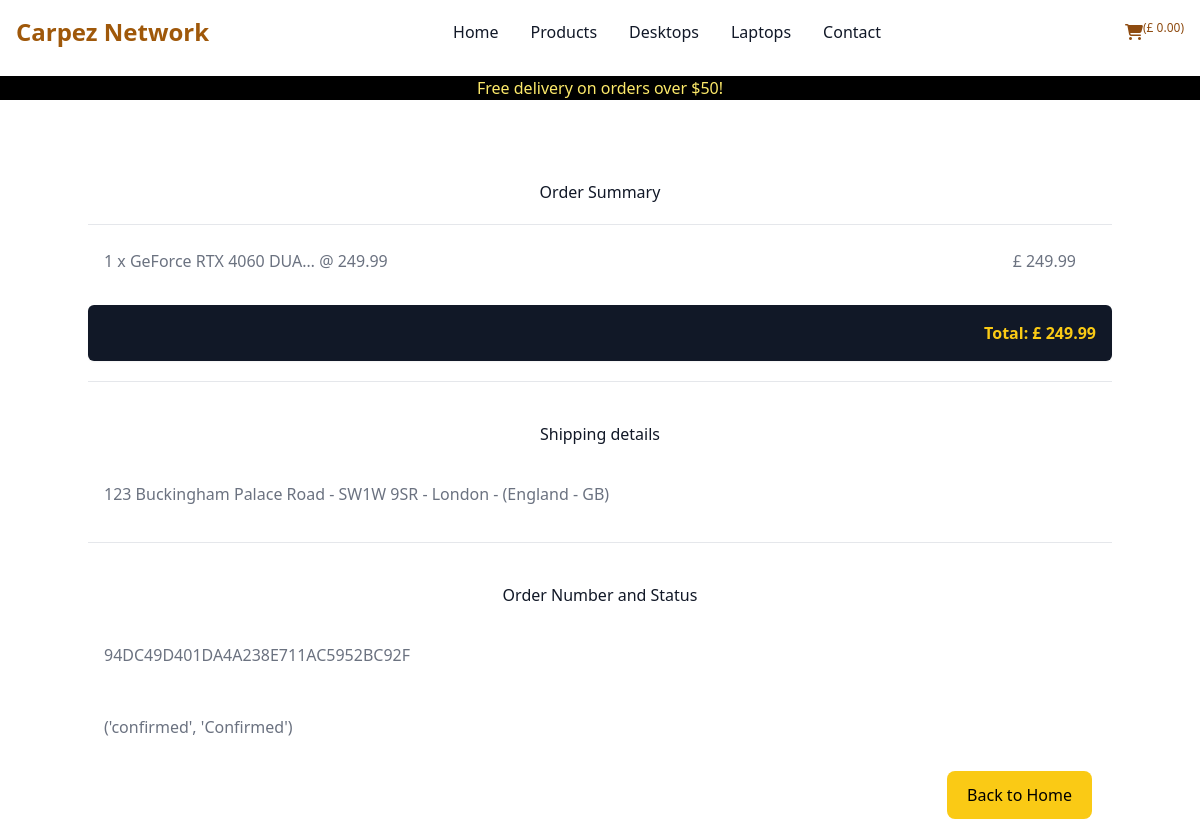
/checkout/checkout_success/94DC49D401DA4A238E711AC5952BC92F, run on the app's committed database.
### checkout/models.py (models this page shows, shortened)
class OrderLineItem(models.Model):
    order = models.ForeignKey(
        Order,
        null=False,
        blank=False,
        on_delete=models.CASCADE,
        related_name='lineitems'
        )
    product = models.ForeignKey(
        Product,
        null=False,
        blank=False,
        on_delete=models.CASCADE
        )
    quantity = models.IntegerField(null=False, blank=False, default=0)
    lineitem_total = models.DecimalField(
        max_digits=6,
        decimal_places=2,
        null=False,
        blank=False,
        editable=False
        )

class Order(models.Model):
    order_number = models.CharField(max_length=32, null=False, editable=False)
    date = models.DateTimeField(auto_now_add=True)
    delivery_cost = models.DecimalField(
        max_digits=6,
        decimal_places=2,
        null=False,
        default=0
    )
    order_total = models.DecimalField(
        max_digits=10,
        decimal_places=2,
        null=False,
        default=0
    )
    grand_total = models.DecimalField(
        max_digits=10,
        decimal_places=2,
        null=False,
        default=0
    )
    bag_and_shipping_details = models.JSONField(
        encoder=DjangoJSONEncoder,
        decoder=json.JSONDecoder
    )
    full_name = models.CharField(max_length=254, null=True, editable=False)
    email = models.EmailField(max_length=254, null=True, editable=False)
    shipping = models.CharField(max_length=254, null=True, editable=False)
    billing_details = models.JSONField(null=True, editable=False)
    stripe_pid = models.CharField(
        max_length=32,
        null=False,
        blank=False,
        editable=False,
        default="before migration"
    )
    user = models.ForeignKey(
        Dashboard,
        null=True,
        blank=True,
        related_name="orders",
        on_delete=models.SET_NULL
    )
    status = models.CharField(
        max_length=10,
        null=False,
        default='pending',
        choices=[
            ('pending', "Pending"),
            ('confirmed', "Confirmed"),
            ('dispatched', "Dispatched"),
            ('delivered', "delivered")
        ]
    )

### products/models.py (models this page shows, shortened)
class Product(models.Model):
    category = models.ForeignKey(
        'Category', null=True, blank=True, on_delete=models.SET_NULL
    )
    brand = models.ForeignKey(
        'Brand', null=True, blank=True, on_delete=models.SET_NULL
    )
    tags = models.ManyToManyField(Tag)
    sku = models.CharField(max_length=254, null=True, blank=True)
    name = models.CharField(max_length=254)
    description = models.TextField()
    rating = models.DecimalField(max_digits=2, decimal_places=1, null=True, blank=False)
    price = models.DecimalField(max_digits=6, decimal_places=2)
    image = models.ImageField(null=True, blank=True)
    reviews = models.ManyToManyField(Reviews)

### checkout/views.py (the view)
def checkout_success(request, order_number):
    order = get_object_or_404(Order, order_number=order_number)
    line_items = order.lineitems.all()
    if "bag" in request.session:
        del request.session["bag"]
    template = "checkout/checkout_success.html"
    context = {
        "order": order,
        "line_items": line_items
    }
    return render(request, template, context)

### bag/context.py (called while the page is built, shortened)
def bag(request):
    bag_items = []
    total = 0
    objects = 0
    b = request.session.get('bag', {})
    if total < settings.FREE_DELIVERY_TRESHOLD:
        delivery = total * Decimal(settings.STANDARD_DELIVERY_PERCENTAGE / 100)
        free_delivery_delta = settings.FREE_DELIVERY_TRESHOLD - total
    else:
        delivery = 0
        free_delivery_delta = 0
    grand_total = total + delivery
    json_bag = json.dumps(b)
    context = {
        'bag': json_bag,
        'bag_items': bag_items,
        'total': total,
        'objects': objects,
        'delivery': delivery,
        'free_delivery_delta': free_delivery_delta,
        'free_delivery_treshold': settings.FREE_DELIVERY_TRESHOLD,
        'grand_total': grand_total,
    }
    return context

### bag/templatetags/bag_tools.py (called while the page is built)
@register.filter(name='calc_subtotal')
def calc_subtotal(price, quantity):
    return price * quantity

### checkout/templates/checkout/checkout_success.html (shortened to what this page needs)
{% extends 'base.html' %}
{% load bag_tools %}
{% block content %}
<div class="container">
    <h2 class="font-xl text-gray-900 mb-5 mt-20 text-center">
      Order Summary
    </h2>
    <hr>
    {% for lineitem in line_items %}
        <p class="mb-4 mt-2 p-4 font-large text-gray-500 dark:text-gray-400">
            {{ lineitem.quantity }} x {{ lineitem.product.name|truncatechars:21 }} @ {{ lineitem.product.price }}<span class="float-end mr-5">£ {{ lineitem.product.price|calc_subtotal:lineitem.quantity }} </span></p>
    {% endfor %}
    <p class="mt-4 p-4 bg-gray-900 rounded-md shadow-sm text-yellow-300 p-4 text-end">
        <strong>
            Total:  £ {{ order.grand_total|floatformat:2 }}
        </strong>
    </p>
    <hr class="mt-5 mb-5">
    <h2 class="font-large text-gray-900 mb-5 mt-10 text-center">
      Shipping details
    </h2>
    <p class="mb-4 p-4 text-gray-500 dark:text-gray-400">{{ order.shipping }}</p>
    <hr class="mt-5 mb-5">
    <h2 class="font-large text-gray-900 mb-5 mt-10 text-center">
      Order Number and Status
    </h2>
    <p class="mb-4 p-4 text-gray-500 dark:text-gray-400">{{ order.order_number }}</p>
    <p class="mb-4 p-4 text-gray-500 dark:text-gray-400">{{ order.get_status_display }}</p>
    <a href="{% url 'home' %}" class="btn btn-submit mr-5 float-end">Back to Home</a>
</div>
{% endblock %}

### data on the page
OrderLineItem: quantity "1", product.name "GeForce RTX 4060 DUA…", product.price "249.99", product.price|calc_subtotal "249.99"
Order: grand_total "249.99", shipping "123 Buckingham Palace Road - SW1W 9SR - London - (England - GB)", order_number "94DC49D401DA4A238E711AC5952BC92F", status "('confirmed', 'Confirmed')"

### other printed values
{{ grand_total|floatformat:2 }} "0.00"
{{ free_delivery_treshold }} "50"
